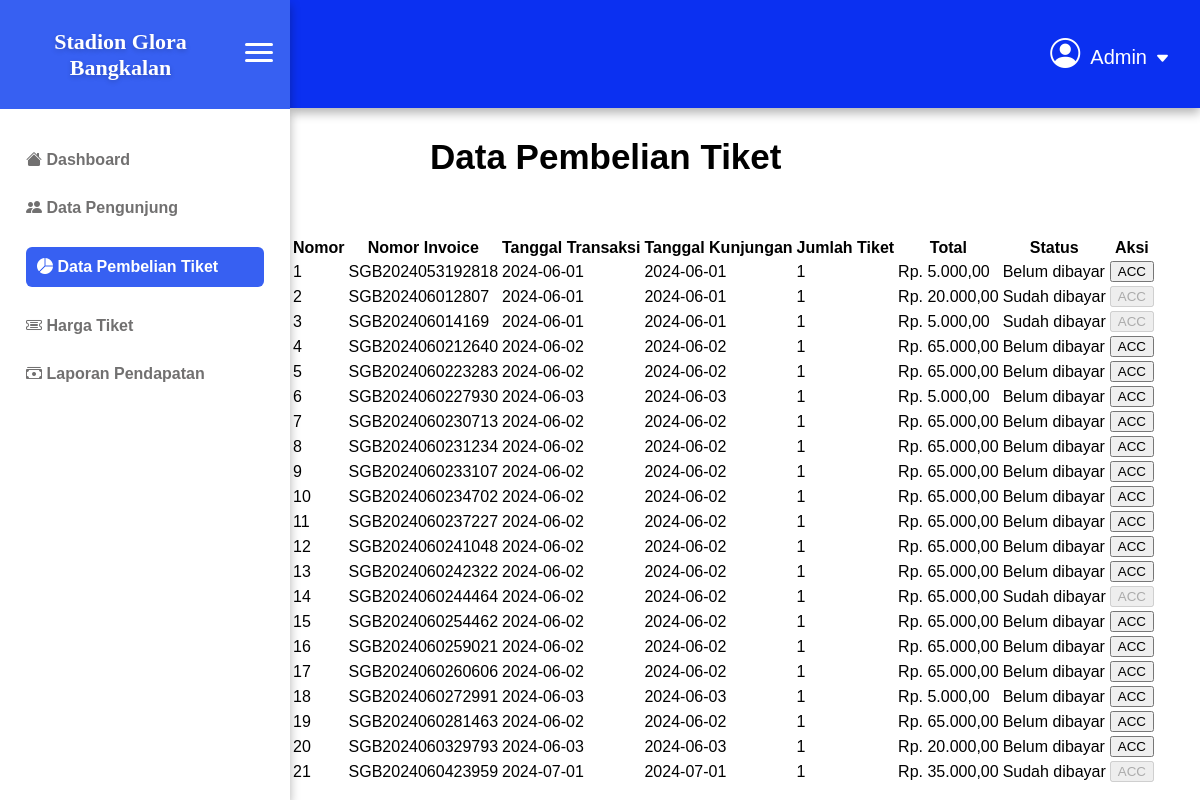
Page /app/admin/data_pembelian_tiket.php (signed in) on the committed database.
### tables this page shows
CREATE TABLE `pemesanan_ticketh` (
  `kode_booking` varchar(256) NOT NULL,
  `tanggal` date NOT NULL,
  `id_pembeli` varchar(256) NOT NULL,
  `jenis` varchar(20) NOT NULL,
  `jumlah` int(11) NOT NULL,
  `total_tagihan` int(11) NOT NULL,
  `id_bank` varchar(30) NOT NULL,
  `status` char(2) NOT NULL
);

### app/admin/data_pembelian_tiket.php (the view, shortened to what this page needs)
<?php
include './../base.php';
try {
    $stmt = $db->query("SELECT * FROM pemesanan_ticketh");
    $orders = $stmt->fetchAll(PDO::FETCH_ASSOC);
} catch (PDOException $e) {
    echo "Error: " . $e->getMessage();
}
function formatRupiah($number) {
    return 'Rp. ' . number_format($number, 0, ',', '.') . ',00';
}
?>
<!DOCTYPE html>
<html lang="en">
<head>
    <link rel="stylesheet" href="../../asset/css/admdashboard.css">
    <link rel="stylesheet" href="https://cdnjs.cloudflare.com/ajax/libs/bootstrap-icons/1.8.1/font/bootstrap-icons.min.css">
</head>
<body>
    <div class="wrapper">
        <?php include './template/sidebar.php'; ?>
        <div id="content">
            <?php include './template/navbar.php'; ?>
            <div class="main-content">
                <h2>Data Pembelian Tiket</h2>
                <table>
                    <thead>
                        <tr>
                            <th>Nomor</th>
                            <th>Nomor Invoice</th>
                            <th>Tanggal Transaksi</th>
                            <th>Tanggal Kunjungan</th>
                            <th>Jumlah Tiket</th>
                            <th>Total</th>
                            <th>Status</th>
                            <th>Aksi</th>
                        </tr>
                    </thead>
                    <tbody>
                        <?php
                        $nomor = 1;
                        foreach ($orders as $order) {
                        ?>
                        <tr>
                            <td><?php echo $nomor++; ?></td>
                            <td><?php echo $order['kode_booking']; ?></td>
                            <td><?php echo $order['tanggal']; ?></td>
                            <td><?php echo $order['tanggal']; ?></td>
                            <td><?php echo $order['jumlah']; ?></td>
                            <td><?php echo formatRupiah($order['total_tagihan']); ?></td>
                            <td><?php echo $order['status'] == '1' ? 'Sudah dibayar' : 'Belum dibayar'; ?></td>
                            <td>
                                <?php if ($order['status'] == '0') { ?>
                                <form method="POST" action="update_status.php" class="status-form">
                                    <button type="submit" class="btn btn-primary">ACC</button>
                                </form>
                                <?php } else { ?>
                                    <button class="btn btn-secondary" disabled>ACC</button>
                                <?php } ?>
                            </td>
                        </tr>
                        <?php } ?>
                    </tbody>
                </table>
            </div>
        </div>
    </div>
</body>
</html>

### app/admin/template/sidebar.php (shortened to what this page needs)
<!DOCTYPE html>
<html lang="en">
    <head>
        <link href="../../../asset/css/admdashboard.css" rel="stylesheet" type="text/css">
    </head>
    <body>
        <nav id="sidebar" class="sidebar">
            <div class="sidebar-header">
                <h3>Stadion Glora Bangkalan</h3>
                <button id="sidebarToggle" class="inside">
                <div class="manual-list-icon">
                    <span></span>
                </div>
                </button>
            </div>
            <ul class="list-unstyled components">
                <?php
                $current_page = basename($_SERVER['PHP_SELF']);
                ?>
                <li class="<?= ($current_page == 'dashboard.php') ? 'active' : '' ?>">
                    <a href="dashboard.php">
                        <i class="bi bi-house-fill"></i> Dashboard
                    </a>
                </li>
                <li class="<?= ($current_page == 'data_pengunjung.php') ? 'active' : '' ?>">
                    <a href="data_pengunjung.php">
                        <i class="bi bi-people-fill"></i> Data Pengunjung
                    </a>
                </li>
                <li class="<?= ($current_page == 'data_pembelian_tiket.php') ? 'active' : '' ?>">
                    <a href="data_pembelian_tiket.php">
                        <i class="bi bi-pie-chart-fill"></i> Data Pembelian Tiket
                    </a>
                </li>
                <li class="<?= ($current_page == 'harga_tiket.php') ? 'active' : '' ?>">
                    <a href="harga_tiket.php">
                        <i class="bi bi-ticket-detailed"></i> Harga Tiket
                    </a>
                </li>
                <li class="<?= ($current_page == 'laporan_pendapatan.php') ? 'active' : '' ?>">
                    <a href="laporan_pendapatan.php">
                        <i class="bi bi-cash-stack"></i> Laporan Pendapatan
                    </a>
                </li>
            </ul>
        </nav>
    </body>
</html>

### app/admin/template/navbar.php (shortened to what this page needs)
<nav class="navbar">
    <div class="navbar-right">
        <div class="dropdown">
            <button class="dropbtn"><i class="bi bi-person-circle person-admin"></i>Admin<i class="bi bi-caret-down-fill arrow-admin"></i></button>
        </div>
    </div>
</nav>

### asset/css/admdashboard.css (style rules this page uses)
body { font-family: Arial, sans-serif; background: #ffffff; margin: 0; padding: 0; }
#content { margin-left: 290px; width: calc(100% - 200px); transition: margin-left 0.3s, width 0.3s; }
.wrapper { display: flex; }
.sidebar { width: 290px; height: 100vh; background: #ffffff; color: #ffffff; transition: width 0.3s, margin-left 0.3s; overflow-x: hidden; position: fixed; left: 0; top: 0; bottom: 0; box-shadow: 0 5px 10px rgba(0, 0, 0, 0.3); }
.sidebar-header { display: flex; justify-content: space-between; align-items: center; padding: 6.6px; background: #3760F2; box-shadow: 0 5px 10px rgba(0, 0, 0.3, 0); }
.sidebar-header h3 { font-family: 'Times New Roman', Times, serif; text-align: center; font-size: 22px; text-shadow: 0 2px 5px rgba(0, 0, 0, 0.2); }
.sidebar ul { list-style: none; padding: 11px; font-weight: bold; }
.sidebar ul li { padding: 15px; }
.sidebar ul li a { color: #717070; text-decoration: none; display: block; }
.sidebar ul li.active a { color: #ffffff; background-color: #3760F2; border-radius: 6px; padding: 11px; }
.navbar { background: #0B30F1; padding: 27px 20px; box-shadow: 0 5px 10px rgba(0, 0, 0, 0.3); display: flex; justify-content: flex-end; }
.navbar-right { display: flex; align-items: center; }
.dropbtn { color: #fff; background: none; border: none; cursor: pointer; font-size: 20px; padding: 10px; }
.person-admin { font-size: 30px; padding-right: 10px; }
.arrow-admin { font-size: 15px; padding-left: 8px; }
.dropdown { position: relative; display: inline-block; }
.manual-list-icon { display: inline-block; width: 28px; height: 23px; position: relative; }
.manual-list-icon::before, .manual-list-icon::after, .manual-list-icon span { content: ''; display: block; width: 100%; height: 3.5px; background-color: white; position: absolute; left: 0; border-radius: 2px; }
.manual-list-icon::before { top: 2px; }
.manual-list-icon::after { top: 18px; }
.manual-list-icon span { top: 10px; }
#sidebarToggle, #sidebarToggleOutside { background: none; border: none; color: #fff; cursor: pointer; font-size: 18px; }
#sidebarToggle { margin-left: 5px; padding-right: 10px; }
.main-content h2 { font-weight: bold; font-size: 35px; padding-bottom: 30px; padding-left: 140px; }

### rows in the picture
pemesanan_ticketh: kode_booking "SGB2024053192818", tanggal "2024-06-01", jumlah "1", total_tagihan "Rp. 5.000,00", status "Belum dibayar"
pemesanan_ticketh: kode_booking "SGB202406012807", tanggal "2024-06-01", jumlah "1", total_tagihan "Rp. 20.000,00", status "Sudah dibayar"
pemesanan_ticketh: kode_booking "SGB202406014169", tanggal "2024-06-01", jumlah "1", total_tagihan "Rp. 5.000,00", status "Sudah dibayar"
pemesanan_ticketh: kode_booking "SGB2024060212640", tanggal "2024-06-02", jumlah "1", total_tagihan "Rp. 65.000,00", status "Belum dibayar"
pemesanan_ticketh: kode_booking "SGB2024060223283", tanggal "2024-06-02", jumlah "1", total_tagihan "Rp. 65.000,00", status "Belum dibayar"
pemesanan_ticketh: kode_booking "SGB2024060227930", tanggal "2024-06-03", jumlah "1", total_tagihan "Rp. 5.000,00", status "Belum dibayar"
pemesanan_ticketh: kode_booking "SGB2024060230713", tanggal "2024-06-02", jumlah "1", total_tagihan "Rp. 65.000,00", status "Belum dibayar"
pemesanan_ticketh: kode_booking "SGB2024060231234", tanggal "2024-06-02", jumlah "1", total_tagihan "Rp. 65.000,00", status "Belum dibayar"
pemesanan_ticketh: kode_booking "SGB2024060233107", tanggal "2024-06-02", jumlah "1", total_tagihan "Rp. 65.000,00", status "Belum dibayar"
pemesanan_ticketh: kode_booking "SGB2024060234702", tanggal "2024-06-02", jumlah "1", total_tagihan "Rp. 65.000,00", status "Belum dibayar"
pemesanan_ticketh: kode_booking "SGB2024060237227", tanggal "2024-06-02", jumlah "1", total_tagihan "Rp. 65.000,00", status "Belum dibayar"
pemesanan_ticketh: kode_booking "SGB2024060241048", tanggal "2024-06-02", jumlah "1", total_tagihan "Rp. 65.000,00", status "Belum dibayar"
pemesanan_ticketh: kode_booking "SGB2024060242322", tanggal "2024-06-02", jumlah "1", total_tagihan "Rp. 65.000,00", status "Belum dibayar"
pemesanan_ticketh: kode_booking "SGB2024060244464", tanggal "2024-06-02", jumlah "1", total_tagihan "Rp. 65.000,00", status "Sudah dibayar"
pemesanan_ticketh: kode_booking "SGB2024060254462", tanggal "2024-06-02", jumlah "1", total_tagihan "Rp. 65.000,00", status "Belum dibayar"
pemesanan_ticketh: kode_booking "SGB2024060259021", tanggal "2024-06-02", jumlah "1", total_tagihan "Rp. 65.000,00", status "Belum dibayar"
pemesanan_ticketh: kode_booking "SGB2024060260606", tanggal "2024-06-02", jumlah "1", total_tagihan "Rp. 65.000,00", status "Belum dibayar"
pemesanan_ticketh: kode_booking "SGB2024060272991", tanggal "2024-06-03", jumlah "1", total_tagihan "Rp. 5.000,00", status "Belum dibayar"
pemesanan_ticketh: kode_booking "SGB2024060281463", tanggal "2024-06-02", jumlah "1", total_tagihan "Rp. 65.000,00", status "Belum dibayar"
pemesanan_ticketh: kode_booking "SGB2024060329793", tanggal "2024-06-03", jumlah "1", total_tagihan "Rp. 20.000,00", status "Belum dibayar"
pemesanan_ticketh: kode_booking "SGB2024060423959", tanggal "2024-07-01", jumlah "1", total_tagihan "Rp. 35.000,00", status "Sudah dibayar"
